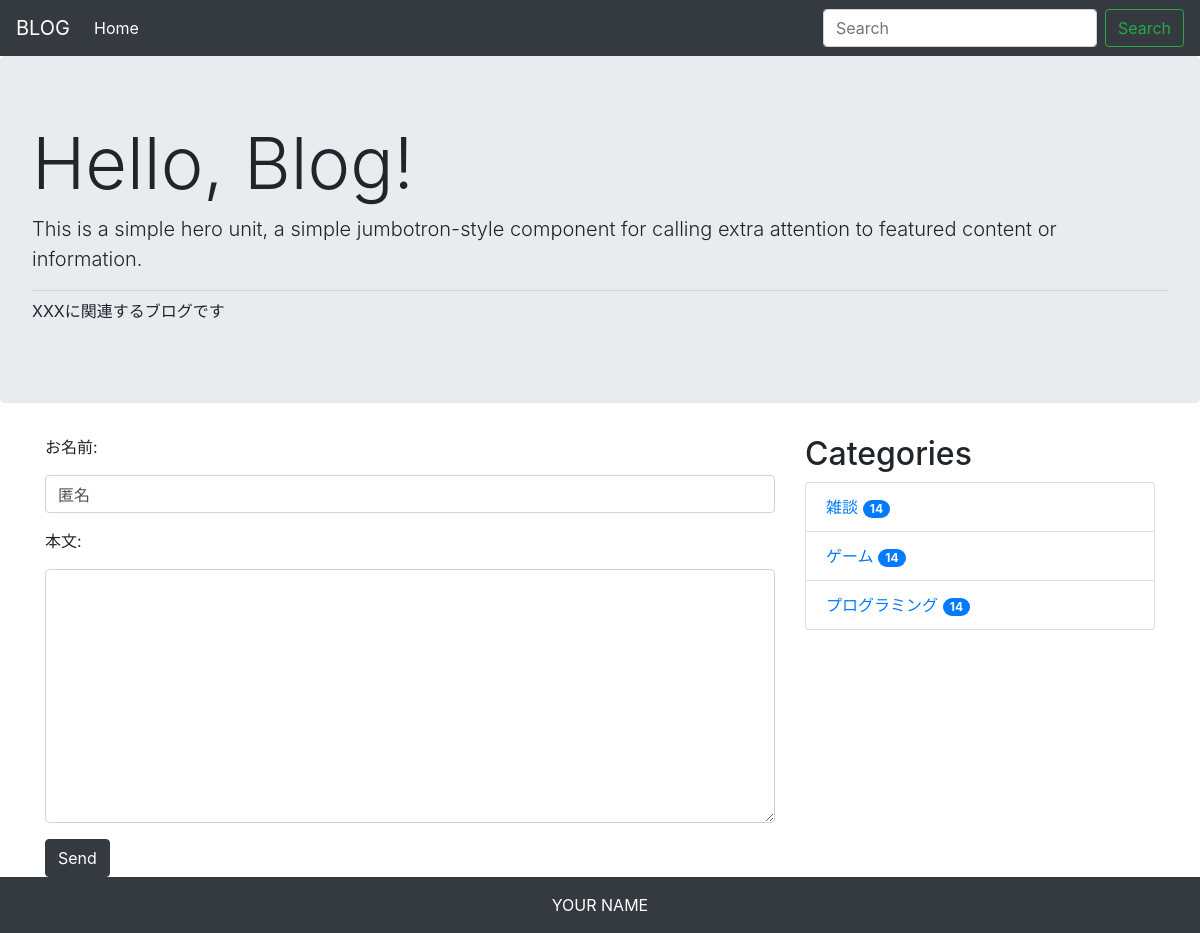
/comment/2, run on the app's committed database.
### blog/models.py (models this page shows, shortened)
class Category(models.Model):
    name = models.CharField('カテゴリ名', max_length=255)

### blog/views.py (the view, shortened to what this page needs)
# urls.py: path('comment/<int:post_pk>', views.CommentView.as_view(), name='comment'),
class CommentView(generic.CreateView):
    model = Comment
    form_class = CommentCreateForm

### blog/forms.py
class CommentCreateForm(forms.ModelForm):
    def __init__(self, *args, **kwargs):
        super().__init__(*args, **kwargs)
        for field in self.fields.values():
            field.widget.attrs['class'] = 'form-control'
    class Meta:
        model = Comment
        fields = ('name', 'text')

### blog/context_processors.py (called while the page is built)
def common(request):
    context = {
        'category_list': Category.objects.all()
    }
    return context

### blog/templates/blog/comment_form.html (shortened to what this page needs)
{% extends 'blog/base.html' %}
{% block content %}
<form action="" method="POST">
    {% for field in form %}
    <div class="form-group">
        <label for="{{ field.id_for_label }}">{{field.label_tag}}</label>
            {{ field }}
    </div>
    {% endfor %}
    <button type="submit" class="btn btn-dark">Send</button>
</form>
{% endblock %}

### blog/templates/blog/base.html (shortened to what this page needs)
<!doctype html>
<html lang="ja">
  <head>
    <link rel="stylesheet" href="https://stackpath.bootstrapcdn.com/bootstrap/4.5.0/css/bootstrap.min.css">
  </head>
  <body>
  <nav class="navbar navbar-expand-lg navbar-dark bg-dark">
    <a class="navbar-brand" href="#">BLOG</a>
    <div class="collapse navbar-collapse" id="navbarSupportedContent">
      <ul class="navbar-nav mr-auto">
        <li class="nav-item active">
          <a class="nav-link" href="{% url 'blog:index'%}">Home</a>
        </li>
      </ul>
      <form class="form-inline my-2 my-lg-0" method="GET" action="{% url 'blog:index' %}">
        <input class="form-control mr-sm-2" type="text" placeholder="Search" aria-label="Search" name="keyword">
        <button class="btn btn-outline-success my-2 my-sm-0" type="submit">Search</button>
      </form>
    </div>
  </nav>
  <div class="jumbotron">
    <h1 class="display-3">Hello, Blog!</h1>
    <p class="lead">This is a simple hero unit, a simple jumbotron-style component for
                    calling extra attention to featured content or information.</p>
    <hr class="my-2">
    <p>XXXに関連するブログです</p>
  </div>
    <div class="container">
      <div class="row">
        <div class="col-12 col-md-8">
        {% block content %}
        {% endblock %}
        </div>
        <div class="col-12 col-md-4">
          <h2>Categories</h2>
          <ul class="list-group">
            {% for category in category_list %}
            <li class="list-group-item d-flex justify-content-between align-items-center">
              <a href="{% url 'blog:category' category.pk%}">
                {{ category.name }}
                <span class="badge badge-primary badge-pill">14</span>
              </a>
            </li>
            {% endfor %}
          </ul>
        </div>
      </div>
    </div>
    <footer class="bg-dark text-white text-center py-3">
      <span>YOUR NAME</span>
    </footer>
  </body>
</html>

### data on the page
Category: name "雑談"
Category: name "ゲーム"
Category: name "プログラミング"

### other printed values
{{ field.label_tag }} "お名前:" "本文:"
